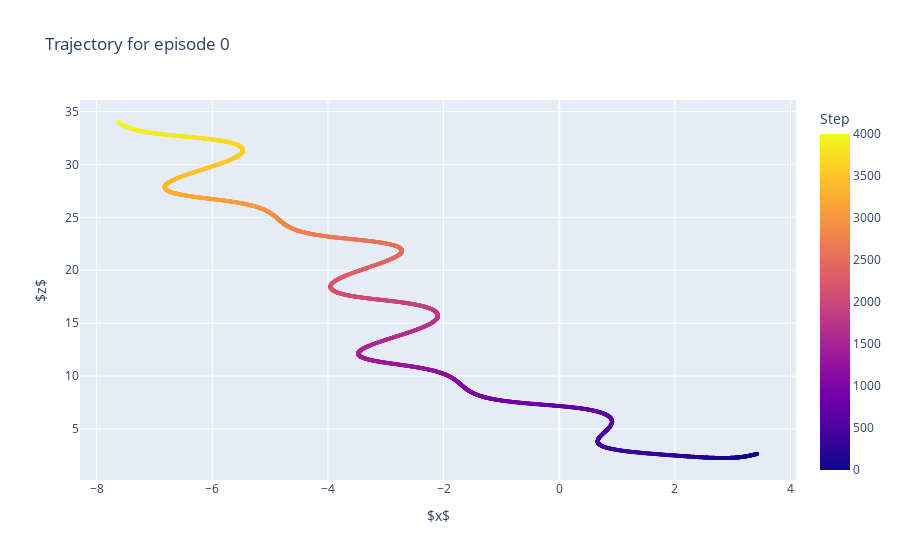

Here is the notebook cell this chart was saved with:
### Markdown cell above
# Training process

### Code cell
Q = np.ones((12, 4))        # 12 states and 4 possible actions
agent = Swimmer()
Ne = 1
for ep in tqdm(range(Ne)):  # for each episode
    for stage in range(Ns): # for each stage
        agent.update_kinematics()
    # plot trajectory every so often 
    if stage%n_updates==0:
        history_X_total = np.array(agent.history_X_total)
        fig = go.Figure(go.Scatter(x=history_X_total[:,0], y=history_X_total[:,1],mode='markers',
            marker=dict(size=4,
                color=np.linspace(0,Ns,Ns+1), #set color equal to a variable
                colorscale='plasma', # one of plotly colorscales
                showscale=True,
                colorbar=dict(title="Step")
            )))
        fig.update_layout(
            title="Trajectory for episode " + str(ep),
            xaxis_title="$x$",
            yaxis_title="$z$",
        )
        fig.show()

### Figure 1 — Plotly figure (JSON) as saved in the notebook; plotly's stock layout.template omitted (floating-point values rounded to 4 significant figures; data arrays with more than 128 entries replaced by an {"elided": "..."} marker saying what was removed)
{"data": [{"marker": {"color": {"elided": "4001 int values"}, "colorbar": {"title": {"text": "Step"}}, "colorscale": [[0, "#0d0887"], [0.1111, "#46039f"], [0.2222, "#7201a8"], [0.3333, "#9c179e"], [0.4444, "#bd3786"], [0.5556, "#d8576b"], [0.6667, "#ed7953"], [0.7778, "#fb9f3a"], [0.8889, "#fdca26"], [1, "#f0f921"]], "showscale": true, "size": 4}, "mode": "markers", "type": "scatter", "x": {"elided": "4001 float values"}, "y": {"elided": "4001 float values"}}], "layout": {"title": {"text": "Trajectory for episode 0"}, "xaxis": {"title": {"text": "$x$"}}, "yaxis": {"title": {"text": "$z$"}}}}
